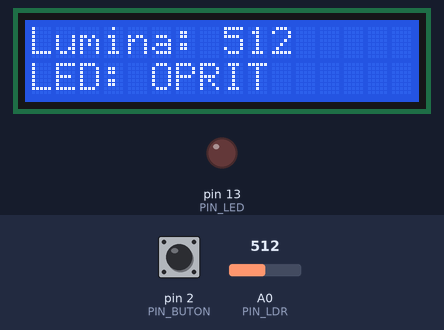
Recording of a sketch running on a simulated Arduino Uno, built with avr-gcc and run on an emulated ATmega328P. Shown: 16×2 character LCD, output pins drawn as LEDs (lit = HIGH). The test bench sets the inputs (shaded band); at power-on: A0 (PIN_LDR) = 512, pin 2 (PIN_BUTON) HIGH. What the sketch prints to the serial monitor is not drawn.

Above: at 2.2 s.
2.3 s: A0 (PIN_LDR) set to 412
At 3.2 s:
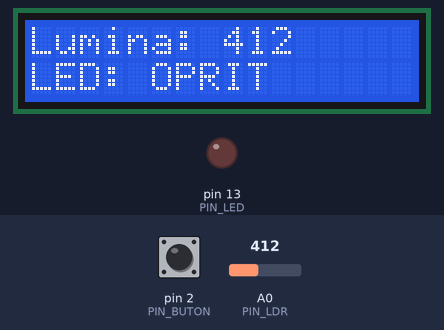
3.9 s: A0 (PIN_LDR) set to 383
At 5.2 s:
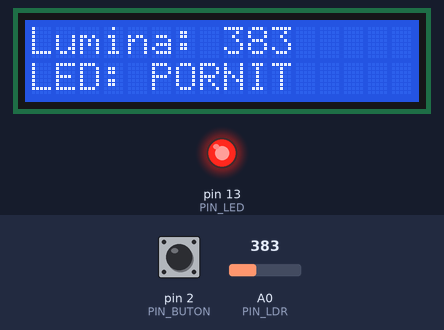
5.5 s: pin 2 (PIN_BUTON) pulled LOW for 0.25 s
At 6.2 s:
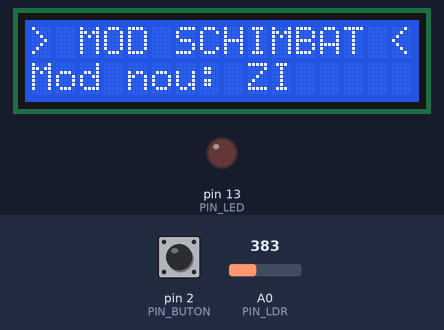
8.7 s: pin 2 (PIN_BUTON) pulled LOW for 1 s
At 9.2 s:
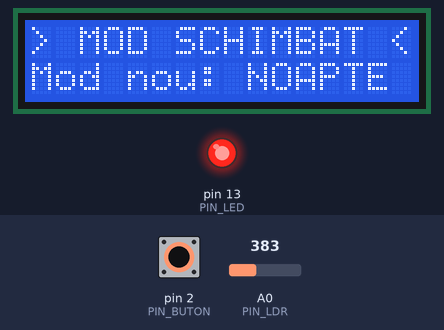
11.9 s: A0 (PIN_LDR) set to 306
At 13.2 s:
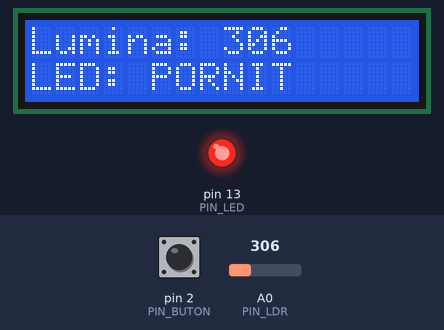
13.5 s: pin 2 (PIN_BUTON) driven LOW
At 16.1 s:
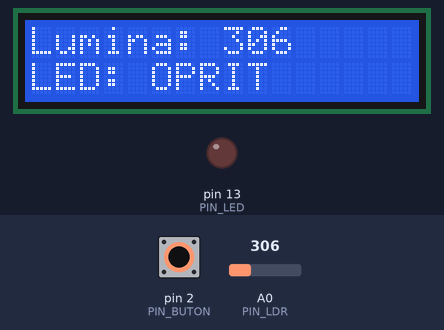
Timing chart, 0 to 17.5 s (numbered marks = the images above; inputs shaded):
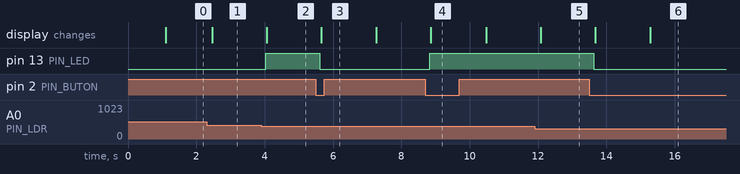

The sketch:

sketch.ino
```cpp
#include <Wire.h>
#include <LiquidCrystal_I2C.h>

// --- DEFINIȚII PINI ȘI PRAGURI ---
#define PIN_LDR        A0
#define PIN_LED        13
#define PIN_BUTON      2          // Buton spre GND, INPUT_PULLUP

#define PRAG_LOW       400        // Aprinde sub 400 (în mod NOAPTE)
#define PRAG_HIGH      700        // Stinge peste 700 (în mod NOAPTE)

#define DURATA_SPLASH  1500       // Durata mesaj "mod schimbat" (ms)


struct Proiect {
    int valoareLumina;
    bool ledActiv;
    bool modZi;       // false = NOAPTE, true = ZI
};


LiquidCrystal_I2C lcd (0x27 , 16 , 2);
Proiect dateProiect = {0, false, false};

// Stare splash
bool splashActiv = false;
unsigned long splashStartTime = 0;

// Pentru detectare front (apăsare nouă, nu menținere)
bool butonApasatAnterior = false;


void setup() {
    pinMode(PIN_LED, OUTPUT);
    pinMode(PIN_BUTON, INPUT_PULLUP);
    Serial.begin(9600);

    lcd.begin(16, 2);
    lcd.print("Sistem LDR");
    delay(1000);
    lcd.clear();
}


void loop() {
    // 0. Buton - detectare apăsare nouă
    bool butonApasatAcum = (digitalRead(PIN_BUTON) == LOW);
    if (butonApasatAcum && !butonApasatAnterior) {
        // Tranziție neapăsat -> apăsat: schimbă modul
        dateProiect.modZi = !dateProiect.modZi;
        splashActiv = true;
        splashStartTime = millis();
    }
    butonApasatAnterior = butonApasatAcum;

    // 1. Citire
    dateProiect.valoareLumina = analogRead(PIN_LDR);

    // 2. Verifică expirarea splash-ului
    if (splashActiv && (millis() - splashStartTime >= DURATA_SPLASH)) {
        splashActiv = false;
        lcd.clear();   // pregătește LCD pentru afișaj normal
    }

    // 3. Logica histerezis (depinde de mod)
    controlLumina(&dateProiect);

    // 4. Afișare (splash sau normal)
    if (splashActiv) {
        afisareSplash(dateProiect);
    } else {
        afisareDate(dateProiect);
    }

    delay(200);
}


void controlLumina(Proiect *p) {
    if (!p->modZi) {
        // MOD NOAPTE: LED aprins pe întuneric
        if (!p->ledActiv && p->valoareLumina < PRAG_LOW) {
            p->ledActiv = true;
            digitalWrite(PIN_LED, HIGH);
        }
        else if (p->ledActiv && p->valoareLumina > PRAG_HIGH) {
            p->ledActiv = false;
            digitalWrite(PIN_LED, LOW);
        }
    } else {
        // MOD ZI: LED aprins pe lumină (comparații inversate)
        if (!p->ledActiv && p->valoareLumina > PRAG_HIGH) {
            p->ledActiv = true;
            digitalWrite(PIN_LED, HIGH);
        }
        else if (p->ledActiv && p->valoareLumina < PRAG_LOW) {
            p->ledActiv = false;
            digitalWrite(PIN_LED, LOW);
        }
    }
}


void afisareDate(Proiect p) {

    Serial.print("Mod: ");
    Serial.print(p.modZi ? "ZI" : "NOAPTE");
    Serial.print(" | Lumina: ");
    Serial.print(p.valoareLumina);
    Serial.print(" | LED: ");
    Serial.println(p.ledActiv ? "PORNIT" : "OPRIT");


    lcd.setCursor(0, 0);
    lcd.print("Lumina: ");
    lcd.print(p.valoareLumina);
    lcd.print("    ");

    lcd.setCursor(0, 1);
    lcd.print("LED: ");
    lcd.print(p.ledActiv ? "PORNIT " : "OPRIT  ");
}


// Afișaj 1.5s la schimbarea modului
void afisareSplash(Proiect p) {

    Serial.print("Mod: ");
    Serial.print(p.modZi ? "ZI" : "NOAPTE");
    Serial.print(" | Lumina: ");
    Serial.print(p.valoareLumina);
    Serial.print(" | LED: ");
    Serial.println(p.ledActiv ? "PORNIT" : "OPRIT");


    lcd.setCursor(0, 0);
    lcd.print("> MOD SCHIMBAT <");   // 16 caractere exact

    lcd.setCursor(0, 1);
    if (p.modZi) {
        lcd.print("Mod nou: ZI     ");    // 16 caractere
    } else {
        lcd.print("Mod nou: NOAPTE ");    // 16 caractere
    }
}
```

Measured:
- the behaviour switches between 400 and 399 on A0 (PIN_LDR) (found by bisection; images 1 and 2)
- after the input at 2.3 s, the display: changes after 0.17 s (image 1)
- after the input at 3.9 s, pin 13 (PIN_LED): LOW → HIGH after 0.13 s; the display: changes after 0.16 s (image 2)
- after the input at 5.5 s, pin 13 (PIN_LED): HIGH → LOW after 0.12 s; the display: changes after 0.15 s (image 3)
- after the input at 8.7 s, pin 13 (PIN_LED): LOW → HIGH after 0.13 s; the display: changes after 0.16 s (image 4)
- after the input at 11.9 s, the display: changes after 0.17 s (image 5)
- after the input at 13.5 s, pin 13 (PIN_LED): HIGH → LOW after 0.14 s; the display: first changes after 0.17 s (image 6 shows a later state)
